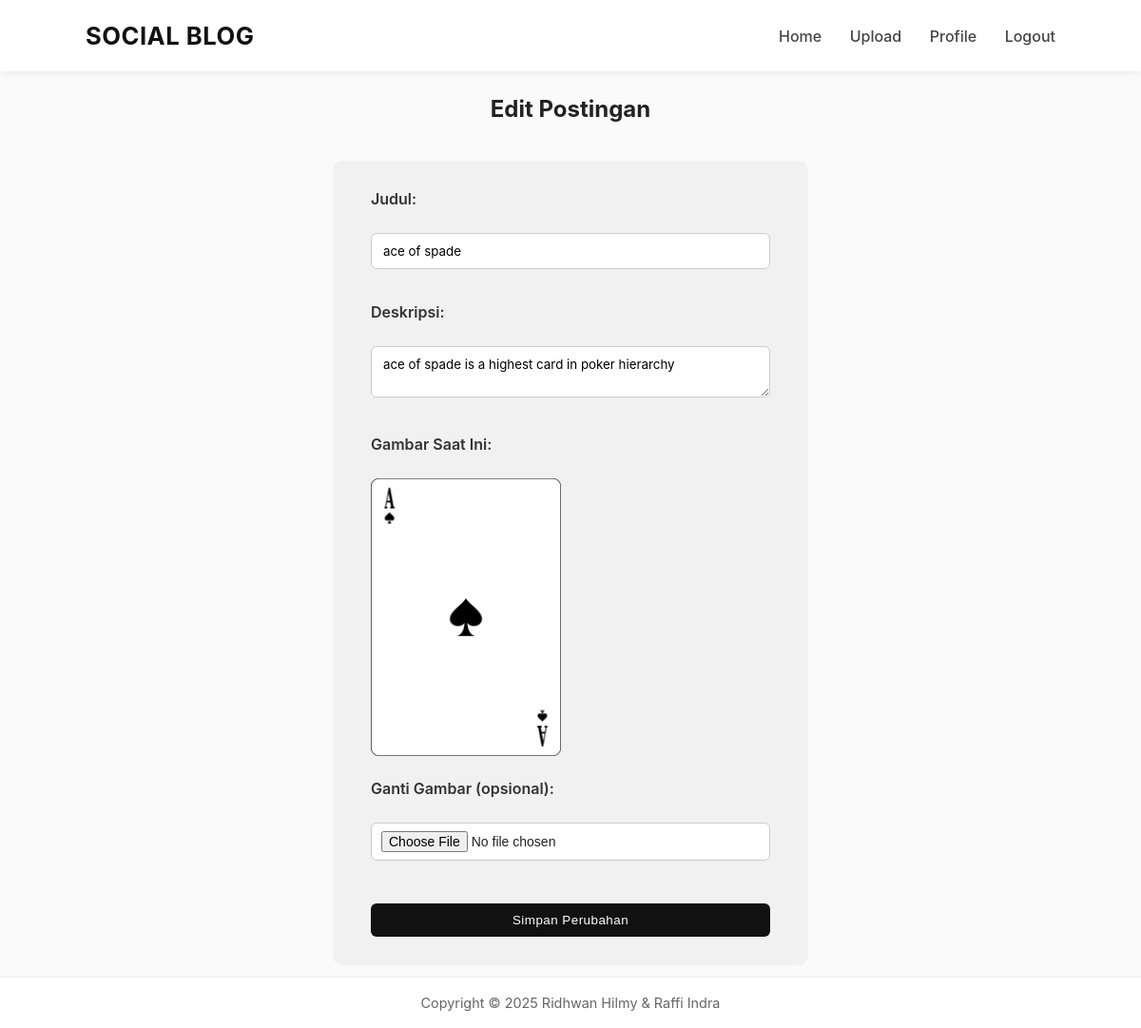
Screenshot of /update_post.php?post_id=3 (signed in) with the database file from the repository.
### tables this page shows
CREATE TABLE `posts` (
  `post_id` int(11) NOT NULL,
  `member_id` int(11) NOT NULL,
  `title` varchar(100) NOT NULL,
  `content` text NOT NULL,
  `image_path` varchar(255) DEFAULT NULL,
  `created_at` timestamp NOT NULL DEFAULT current_timestamp(),
  `updated_at` timestamp NOT NULL DEFAULT current_timestamp() ON UPDATE current_timestamp()
);

### update_post.php (the view, shortened to what this page needs)
<?php
include 'config.php';
$post_id = intval($_GET['post_id']);
$member_id = $_SESSION['member_id'];
$stmt = $conn->prepare("SELECT * FROM posts WHERE post_id = ? AND member_id = ?");
$stmt->bind_param("ii", $post_id, $member_id);
$stmt->execute();
$result = $stmt->get_result();
$post = $result->fetch_assoc();
?>
<!DOCTYPE html>
<html lang="en">
<head>
  <?php include 'includes/head.php'; ?>
</head>
<body>
  <?php include 'includes/menu.php'; ?>
  <h2>Edit Postingan</h2>
  <form action="update_post_process.php" method="POST" enctype="multipart/form-data">
    <label>Judul:</label><br>
    <input type="text" name="title" value="<?= htmlspecialchars($post['title']) ?>" required><br><br>
    <label>Deskripsi:</label><br>
    <textarea name="content" required><?= htmlspecialchars($post['content']) ?></textarea><br><br>
    <label>Gambar Saat Ini:</label><br>
    <?php if (!empty($post['image_path'])): ?>
        <img src="<?= htmlspecialchars($post['image_path']) ?>" alt="Post Image" width="200"><br><br>
    <?php else: ?>
        <p>Tidak ada gambar.</p>
    <?php endif; ?>
    <label>Ganti Gambar (opsional):</label><br>
    <input type="file" name="image" accept="image/*"><br><br>
    <button type="submit">Simpan Perubahan</button>
  </form>
  <?php include 'includes/footer.php'; ?>
</body>
</html>

### assets/css/style.css (style rules this page uses)
* { margin: 0; padding: 0; box-sizing: border-box; }
body { font-family: "Inter", "Segoe UI", Arial, sans-serif; background: #fafafa; padding-top: 100px; text-align: center; color: #222; }
form { text-align: left; }
label { font-weight: 600; display: block; margin-bottom: 6px; color: #333; }
input { width: 100%; padding: 10px 12px; margin-bottom: 15px; border: 1px solid #ccc; border-radius: 6px; transition: 0.2s; }
button { background: #111; color: #fff; border: none; padding: 10px 18px; border-radius: 6px; cursor: pointer; font-weight: 500; width: 100%; transition: background 0.3s; }
form { text-align: left; max-width: 500px; margin: 40px auto; background: #f1f1f1; padding: 30px 40px; border-radius: 10px; transition: box-shadow 0.3s ease; }
label { font-weight: 600; margin-bottom: 6px; color: #333; }
input[type="date"], input[type="file"] { padding: 8px 10px; border: 1px solid #ccc; border-radius: 6px; font-size: 14px; width: 100%; box-sizing: border-box; background-color: #fff; transition: border 0.2s, box-shadow 0.2s; }
input[type="text"], textarea { width: 100%; padding: 10px 12px; margin-bottom: 15px; border: 1px solid #ccc; border-radius: 6px; font-family: inherit; transition: border-color 0.2s; }
button { background: #111; color: #fff; border: none; padding: 10px 18px; border-radius: 6px; cursor: pointer; font-weight: 500; letter-spacing: 0.5px; transition: all 0.3s ease; margin-top: 10px; }

### rows the page displays
posts: title "ace of spade", content "ace of spade is a highest card in poker hierarchy", image_path (picture)
